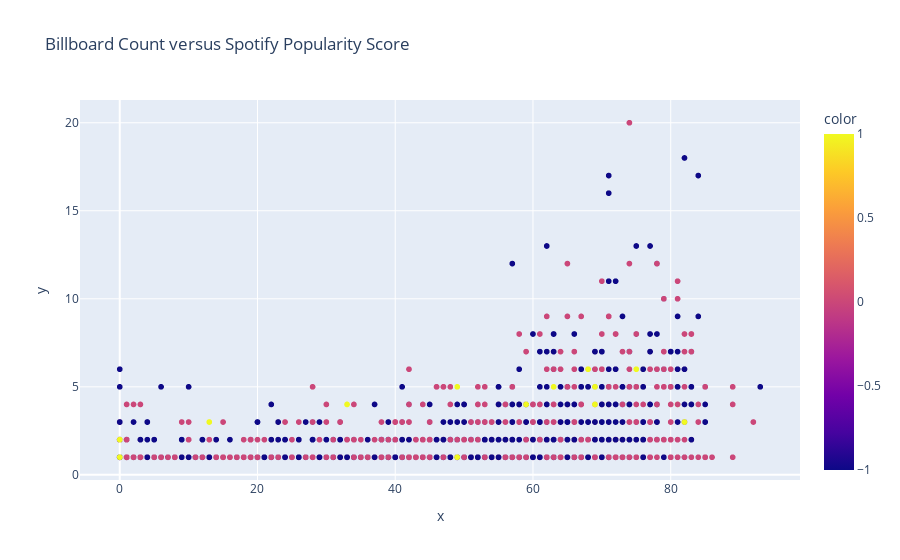

Notebook source saved alongside this figure:
### Code cell
fig = px.scatter(x=Y_2, y=Y_3, hover_data=[artist_name], title="Billboard Count versus Spotify Popularity Score", color=Y_5)
fig.show()

### Figure 1 — Plotly figure (JSON) as saved in the notebook; plotly's stock layout.template omitted (floating-point values rounded to 4 significant figures; data arrays with more than 128 entries replaced by an {"elided": "..."} marker saying what was removed)
{"data": [{"customdata": {"elided": "2182x1 str values"}, "hovertemplate": "x=%{x}<br>y=%{y}<br>hover_data_0=%{customdata[0]}<br>color=%{marker.color}<extra></extra>", "legendgroup": "", "marker": {"color": {"elided": "2182 int values"}, "coloraxis": "coloraxis", "symbol": "circle"}, "mode": "markers", "name": "", "showlegend": false, "type": "scattergl", "x": {"elided": "2182 int values"}, "xaxis": "x", "y": {"elided": "2182 int values"}, "yaxis": "y"}], "layout": {"coloraxis": {"colorbar": {"title": {"text": "color"}}, "colorscale": [[0, "#0d0887"], [0.1111, "#46039f"], [0.2222, "#7201a8"], [0.3333, "#9c179e"], [0.4444, "#bd3786"], [0.5556, "#d8576b"], [0.6667, "#ed7953"], [0.7778, "#fb9f3a"], [0.8889, "#fdca26"], [1, "#f0f921"]]}, "legend": {"tracegroupgap": 0}, "title": {"text": "Billboard Count versus Spotify Popularity Score"}, "xaxis": {"anchor": "y", "domain": [0, 1], "title": {"text": "x"}}, "yaxis": {"anchor": "x", "domain": [0, 1], "title": {"text": "y"}}}}
